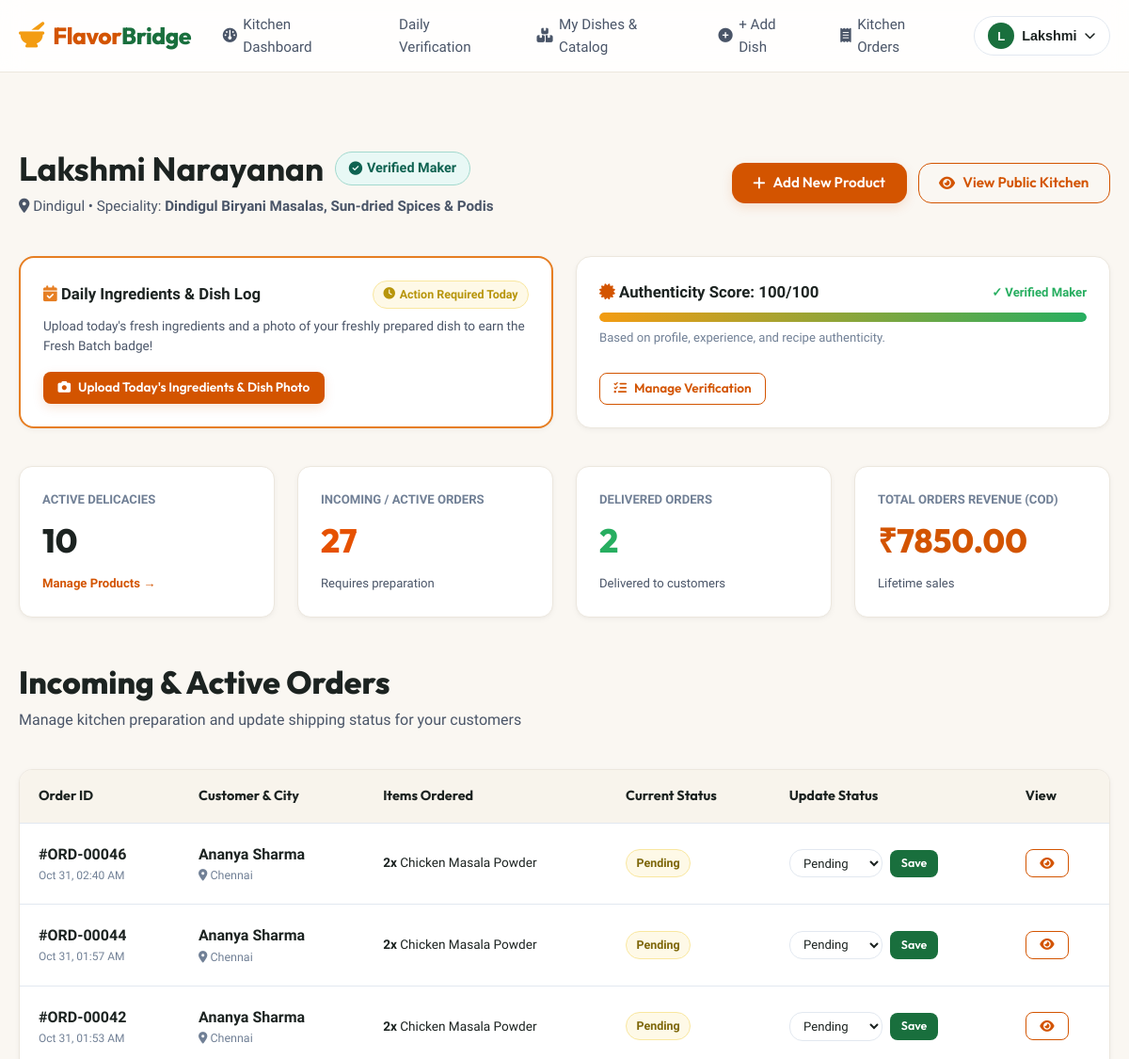
The page /food-maker/dashboard (signed in, upper part) on the database as committed earlier.
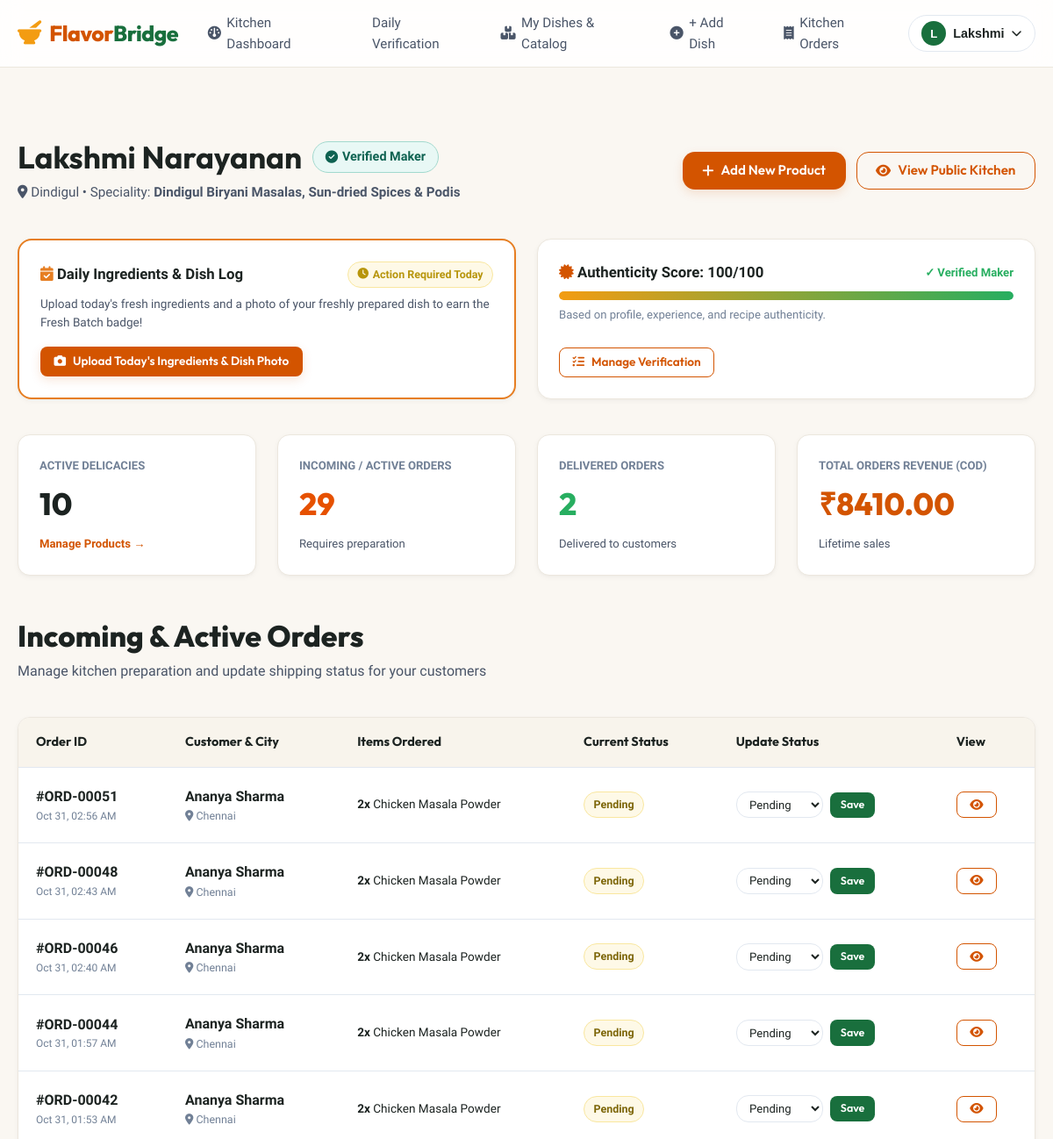
The same page on the database as committed later.
### backend/models.py (models this page shows, shortened)
class Order(db.Model):
    __tablename__ = 'orders'
    id = db.Column(db.Integer, primary_key=True)
    customer_id = db.Column(db.Integer, db.ForeignKey('users.id'), nullable=False)
    total_amount = db.Column(db.Float, nullable=False)
    address = db.Column(db.Text, nullable=False)
    city = db.Column(db.String(100), nullable=False)
    state = db.Column(db.String(100), nullable=False, default='Tamil Nadu')
    pincode = db.Column(db.String(20), nullable=False)
    phone = db.Column(db.String(20), nullable=False)
    payment_method = db.Column(db.String(50), nullable=False, default='Cash on Delivery')
    status = db.Column(db.String(50), nullable=False, default='Pending')
    created_at = db.Column(db.DateTime, default=datetime.utcnow)
    items = db.relationship('OrderItem', backref='order', lazy=True, cascade='all, delete-orphan')
    @property
    def has_fresh_food(self):
        return any(item.product and item.product.product_type == 'Fresh Food' for item in self.items)

class User(db.Model):
    __tablename__ = 'users'
    id = db.Column(db.Integer, primary_key=True)
    name = db.Column(db.String(100), nullable=False)
    email = db.Column(db.String(120), unique=True, nullable=False, index=True)
    password_hash = db.Column(db.String(255), nullable=False)
    role = db.Column(db.String(20), nullable=False, default='customer')  # 'customer' or 'food_maker'
    phone = db.Column(db.String(20), nullable=True)
    city = db.Column(db.String(100), nullable=True)
    address = db.Column(db.Text, nullable=True)
    created_at = db.Column(db.DateTime, default=datetime.utcnow)
    food_maker_profile = db.relationship('FoodMaker', backref='user', uselist=False, cascade='all, delete-orphan')
    cart = db.relationship('Cart', backref='customer', uselist=False, cascade='all, delete-orphan')
    orders = db.relationship('Order', backref='customer', lazy=True)
    reviews = db.relationship('Review', backref='customer', lazy=True)
    interactions = db.relationship('Interaction', backref='customer', lazy=True)

class OrderItem(db.Model):
    __tablename__ = 'order_items'
    id = db.Column(db.Integer, primary_key=True)
    order_id = db.Column(db.Integer, db.ForeignKey('orders.id', ondelete='CASCADE'), nullable=False)
    product_id = db.Column(db.Integer, db.ForeignKey('products.id'), nullable=False)
    food_maker_id = db.Column(db.Integer, db.ForeignKey('food_makers.id'), nullable=False)
    quantity = db.Column(db.Integer, nullable=False, default=1)
    price = db.Column(db.Float, nullable=False)  # Unit price at time of purchase
    @property
    def subtotal(self):
        return self.quantity * self.price

class Product(db.Model):
    __tablename__ = 'products'
    id = db.Column(db.Integer, primary_key=True)
    food_maker_id = db.Column(db.Integer, db.ForeignKey('food_makers.id', ondelete='CASCADE'), nullable=False)
    name = db.Column(db.String(150), nullable=False, index=True)
    category = db.Column(db.String(100), nullable=False, index=True)
    description = db.Column(db.Text, nullable=True)
    ingredients = db.Column(db.Text, nullable=True)
    price = db.Column(db.Float, nullable=False)
    city = db.Column(db.String(100), nullable=False, index=True)
    region = db.Column(db.String(100), nullable=True)
    image = db.Column(db.String(255), nullable=True)
    stock = db.Column(db.Integer, default=10)
    product_type = db.Column(db.String(50), nullable=False, default='Packaged Food')  # 'Packaged Food' or 'Fresh Food'
    preparation_time = db.Column(db.String(50), nullable=True, default='1-2 days')
    net_quantity = db.Column(db.String(50), nullable=True, default='250g')  # e.g., '500g', '150g', '250g', '1 kg', '1 Plate'
    created_at = db.Column(db.DateTime, default=datetime.utcnow)
    cart_items = db.relationship('CartItem', backref='product', lazy=True, cascade='all, delete-orphan')
    order_items = db.relationship('OrderItem', backref='product', lazy=True)
    reviews = db.relationship('Review', backref='product', lazy=True, cascade='all, delete-orphan')
    interactions = db.relationship('Interaction', backref='product', lazy=True, cascade='all, delete-orphan')

### backend/routes/food_maker_routes.py (the view)
@food_maker_bp.route('/food-maker/dashboard')
@login_required
@role_required('food_maker')
def dashboard():
    user_id = session.get('user_id')
    maker = get_or_create_food_maker(user_id)
    if not maker:
        return redirect(url_for('auth.login'))
    maker.calculate_verification_score()
    db.session.commit()
    products = Product.query.filter_by(food_maker_id=maker.id).all()
    orders = Order.query.join(OrderItem).filter(OrderItem.food_maker_id == maker.id).distinct().order_by(Order.created_at.desc()).all()
    pending_orders = [o for o in orders if o.status in ['Pending', 'Accepted', 'Preparing', 'Shipped', 'Out for Delivery']]
    completed_orders = [o for o in orders if o.status == 'Delivered']
    order_items = OrderItem.query.filter(OrderItem.food_maker_id == maker.id).all()
    total_revenue = sum(item.subtotal for item in order_items if item.order and item.order.status != 'Cancelled')
    return render_template(
        'food_maker_dashboard.html',
        maker=maker,
        products=products,
        orders=orders,
        pending_orders=pending_orders,
        completed_orders=completed_orders,
        total_revenue=total_revenue
    )

### backend/models.py (called while the page is built)
    @property
    def today_verification(self):
        today_str = datetime.utcnow().strftime('%Y-%m-%d')
        return DailyVerification.query.filter_by(food_maker_id=self.id, log_date=today_str).first()

### backend/utils/security.py (called while the page is built)
def login_required(f):
    @wraps(f)
    def decorated_function(*args, **kwargs):
        user_id = session.get('user_id')
        if not user_id:
            flash('Please log in to access this page.', 'warning')
            return redirect(url_for('auth.login', next=request.path))
        user = User.query.get(user_id)
        if not user:
            user_email = session.get('user_email')
            if user_email:
                user = User.query.filter_by(email=user_email).first()
                if user:
                    session['user_id'] = user.id
        if not user:
            session.clear()
            flash('Please log in to access this page.', 'warning')
            return redirect(url_for('auth.login', next=request.path))
        return f(*args, **kwargs)
    return decorated_function

### frontend/templates/food_maker_dashboard.html (shortened to what the changed rows need)
{% extends "base.html" %}
{% block content %}
<div class="container" style="padding: 3rem 1.25rem;">
  <div style="display: flex; justify-content: space-between; align-items: center; margin-bottom: 2.5rem; flex-wrap: wrap; gap: 1.5rem;">
    <div>
      <div style="display: flex; align-items: center; gap: 0.75rem; margin-bottom: 0.4rem;">
        <h1 style="font-size: 2.2rem; margin: 0;">{{ maker.user.name }}</h1>
      </div>
    </div>
  </div>
  <div style="display: grid; grid-template-columns: repeat(auto-fit, minmax(220px, 1fr)); gap: 1.5rem; margin-bottom: 3rem;">
    <div style="background: #FFFFFF; border-radius: 14px; border: var(--border-light); padding: 1.5rem; box-shadow: var(--shadow-sm);">
      <div style="font-size: 0.82rem; color: var(--gray-medium); text-transform: uppercase; font-weight: 700;">Incoming / Active Orders</div>
      <div id="maker-metric-active-orders" style="font-size: 2.2rem; font-weight: 800; color: #E65100; font-family: var(--font-heading); margin-top: 0.3rem;">
        {{ pending_orders|length }}
      </div>
      <span style="font-size: 0.82rem; color: var(--gray-dark); margin-top: 0.4rem; display: inline-block;">Requires preparation</span>
    </div>
    <div style="background: #FFFFFF; border-radius: 14px; border: var(--border-light); padding: 1.5rem; box-shadow: var(--shadow-sm);">
      <div style="font-size: 0.82rem; color: var(--gray-medium); text-transform: uppercase; font-weight: 700;">Total Orders Revenue (COD)</div>
      <div id="maker-metric-total-revenue" style="font-size: 2.2rem; font-weight: 800; color: var(--primary); font-family: var(--font-heading); margin-top: 0.3rem;">
        ₹{{ "%.2f"|format(total_revenue) }}
      </div>
      <span style="font-size: 0.82rem; color: var(--gray-dark); margin-top: 0.4rem; display: inline-block;">Lifetime sales</span>
    </div>
  </div>
  <div style="margin-bottom: 3.5rem;">
    <div class="section-header">
      <div>
        <h2 class="section-title">Incoming & Active Orders</h2>
      </div>
    </div>
    {% if orders %}
      <div class="cart-table-wrapper">
        <table class="table">
          <thead>
            <tr>
              <th>Order ID</th>
              <th>Customer & City</th>
              <th>Items Ordered</th>
              <th>Current Status</th>
              <th>Update Status</th>
              <th>View</th>
            </tr>
          </thead>
          <tbody>
            {% for order in orders %}
              <tr id="maker-order-row-{{ order.id }}">
                <td>
                  <strong>#ORD-{{ "%05d"|format(order.id) }}</strong>
                  <div style="font-size: 0.75rem; color: var(--gray-medium);">{{ order.created_at.strftime('%b %d, %I:%M %p') }}</div>
                </td>
                <td>
                  <strong>{{ order.customer.name if order.customer else 'Customer' }}</strong>
                  <div style="font-size: 0.78rem; color: var(--gray-medium);"><i class="fa-solid fa-location-dot"></i> {{ order.city }}</div>
                </td>
                <td>
                  <div style="font-size: 0.85rem;">
                    {% for item in order.items if item.food_maker_id == maker.id %}
                      <div><strong>{{ item.quantity }}x</strong> {{ item.product.name if item.product else 'Delicacy' }}</div>
                    {% endfor %}
                  </div>
                </td>
                <td>
                  <span id="order-status-badge-{{ order.id }}" class="badge {% if order.status == 'Delivered' %}badge-verified{% elif order.status in ['Preparing', 'Shipped', 'Out for Delivery'] %}badge-fresh{% else %}badge-pending{% endif %}">
                    {{ order.status }}
                  </span>
                </td>
                <td>
                  <form method="POST" action="{{ url_for('order.update_order_status') }}" class="order-status-ajax-form" data-order-id="{{ order.id }}" style="display: flex; gap: 0.5rem; align-items: center;">
                    <select name="status" class="form-control" style="font-size: 0.82rem; padding: 0.35rem 0.65rem; width: auto;">
                      <option value="Pending" {{ 'selected' if order.status == 'Pending' else '' }}>Pending</option>
                    </select>
                    <button type="submit" class="btn btn-secondary btn-sm" style="padding: 0.35rem 0.65rem; font-size: 0.78rem;">
                      Save
                    </button>
                  </form>
                </td>
                <td>
                  <a href="{{ url_for('order.order_detail', order_id=order.id) }}" class="btn btn-outline btn-sm">
                    <i class="fa-solid fa-eye"></i>
                  </a>
                </td>
              </tr>
            {% endfor %}
          </tbody>
        </table>
      </div>
    {% else %}
      <div style="background: #FFFFFF; border-radius: 14px; padding: 2.5rem; text-align: center; border: var(--border-light);">
        <p style="color: var(--gray-medium); margin: 0;">No incoming orders yet. As customers discover your products, they will appear here in real-time!</p>
      </div>
    {% endif %}
  </div>
</div>
{% endblock %}

Rows that differ between the two databases and show on the page:
added Order: id "00051", created_at "Oct 31, 02:56 AM", customer "Ananya Sharma", city "Chennai", status "Pending"
added OrderItem: quantity "2", product "Chicken Masala Powder", shown under "00051"
added Order: id "00048", created_at "Oct 31, 02:43 AM", customer "Ananya Sharma", city "Chennai", status "Pending"
added OrderItem: quantity "2", product "Chicken Masala Powder", shown under "00048"
Other text that changed with them:
{{ pending_orders|length }}: "27" → "29"
{{ "%.2f"|format(total_revenue) }}: "7850.00" → "8410.00"
